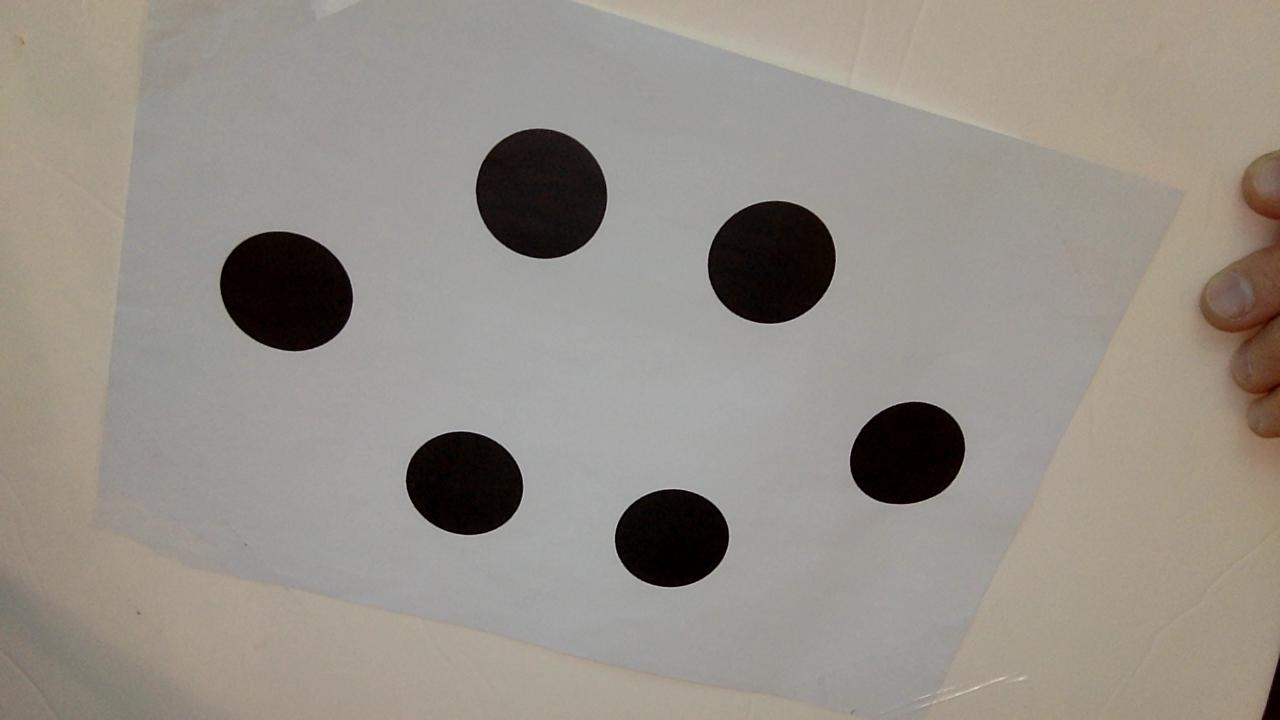
%> input picture realtime/3.jpg, 1280 x 720 px
$ octave PPTImg.m   (GNU Octave 9; MATLAB toolbox functions it lacks are replaced by stand-ins)
%> lines starting %> are read from the running program, lines starting %| are printed output that depends on the picture; in (x1, y1, x2, y2) boxes, pixels count from 0 and x2, y2 are one past the last pixel; in counts of white or black regions, pixels touching at a corner belong together; the program's own positions count from 1

%% Image acquisition
    imgOriginal = imread('PPTImg/3.jpg');
%> imgOriginal is the input picture: size 720x1280x3 uint8; mean R, G, B 149.8, 143.7, 135.9

% Image pre-processing
    % Process the image in order to remove the background and therefore to allow a good thresholding
    imgGray    = rgb2gray(imgOriginal);
    imgGrayInv = 255 - imgGray;
    imgEroded  = imerode(imgGrayInv, strel('disk',80));
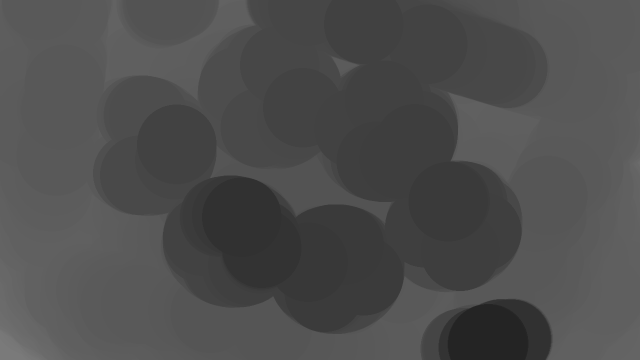
%> imgEroded: size 720x1280 uint8 (shown at 1/2 size); min 36, max 122, mean 77.9
    imgDilated = imdilate(imgEroded, strel('disk',80));
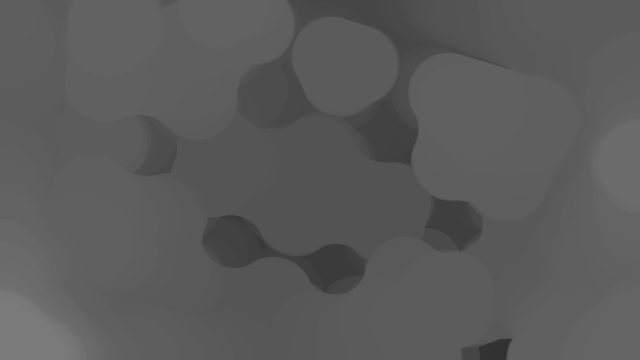
%> imgDilated: size 720x1280 uint8 (shown at 1/2 size); min 36, max 122, mean 90.7
    imgBackground = imgDilated;              % Get the background of image in order to have a better binary image
    imgFront   = imsubtract(imgGrayInv, imgBackground);
    imgFrontAdjust   = imadjust(imgFront);
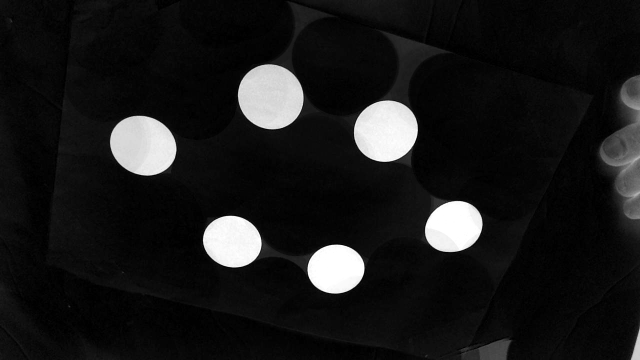
%> imgFrontAdjust: size 720x1280 uint8 (shown at 1/2 size); min 0, max 255, mean 25.4
    % Create a binary version of the image
    level      = graythresh(imgFrontAdjust);
%> level = 0.471
    imgBinarized = imbinarize(imgFrontAdjust, level*1.2);
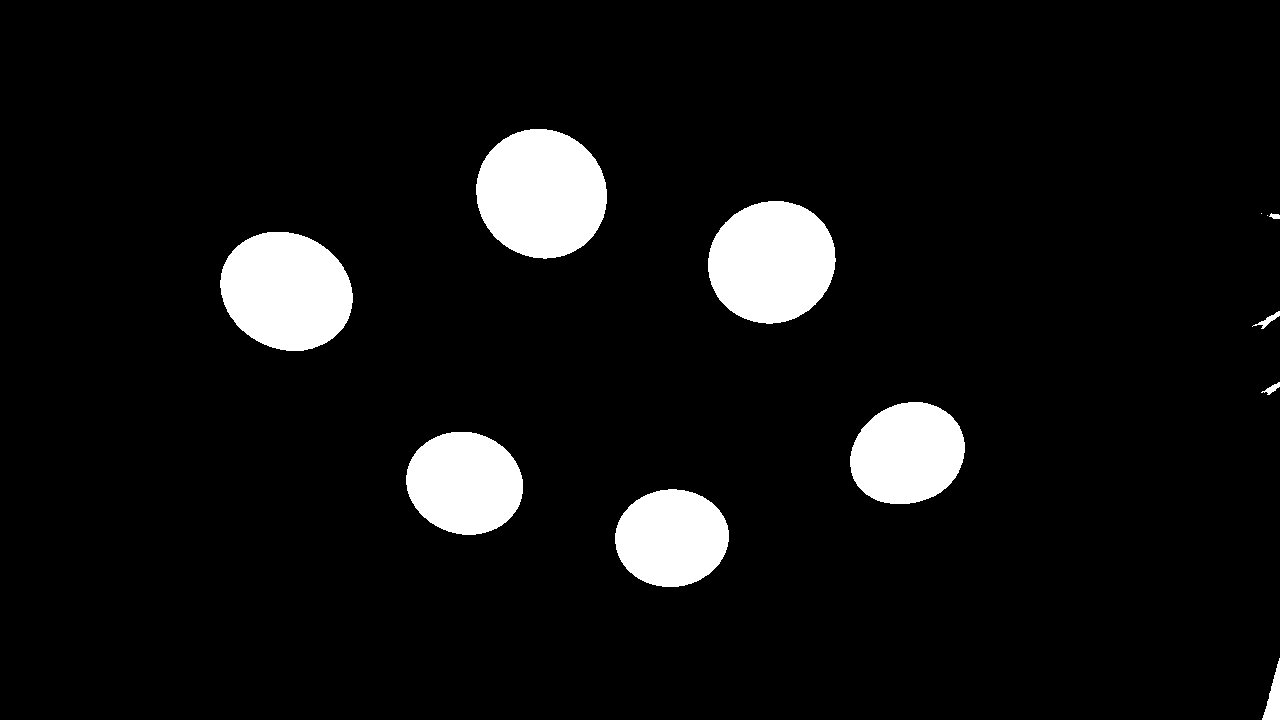
%> imgBinarized: size 720x1280 logical; 7.2% white; 12 white regions (2 under 20 px), largest, box (x1, y1, x2, y2) and area: (476, 129, 607, 259) 13296, (220, 232, 353, 351) 12291, (708, 201, 836, 324) 12249
    imgBinarized = imclose(imgBinarized, strel('disk', 5));

figure(1);
imshow(imgOriginal);
title('Original Image', 'fontsize', 20);
print('PPTImg/imgOriginal.png', '-dpng', '-r300');

figure(2);
imshow(imgGray);
title('Grayscale Image', 'fontsize', 20);
print('PPTImg/imgGray.png', '-dpng', '-r300');

figure(3);
imshow(imgGrayInv);
title('Invert GrayScale Image', 'fontsize', 20);
print('PPTImg/imgGrayInv.png', '-dpng', '-r300');

figure(4);
imshow(imgEroded);
title('Eroded Image', 'fontsize', 20);
print('PPTImg/imgEroded.png', '-dpng', '-r300');

figure(5);
imshow(imgDilated);
title('Dilated Image', 'fontsize', 20);
print('PPTImg/imgDilated.png', '-dpng', '-r300');

figure(6);
imshow(imgFront);
title('Front Image', 'fontsize', 20);
print('PPTImg/imgFront.png', '-dpng', '-r300');

figure(7);
imshow(imgFrontAdjust);
title('High Contrast Front Image', 'fontsize', 20);
print('PPTImg/imgFrontAdjust.png', '-dpng', '-r300');

figure(8);
imshow(imgBinarized);
title('Binarized Image', 'fontsize', 20);
print('PPTImg/imgBinarized.png', '-dpng', '-r300');

close all;

$ run again, with realtime/1.jpg copied over realtime/3.jpg
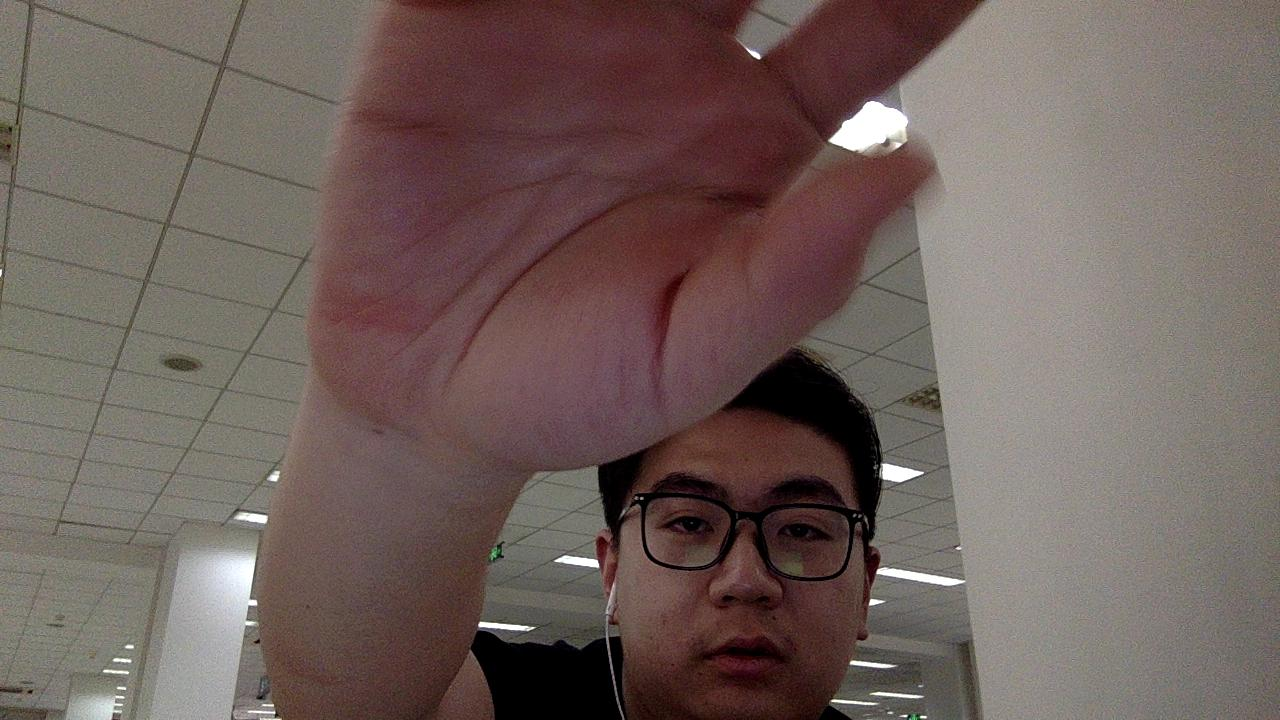
%> input picture realtime/1.jpg, 1280 x 720 px
%> imgOriginal is the input picture: size 720x1280x3 uint8; mean R, G, B 111.4, 96, 91.3
%> `imgFrontAdjust   = imadjust(imgFront);`:
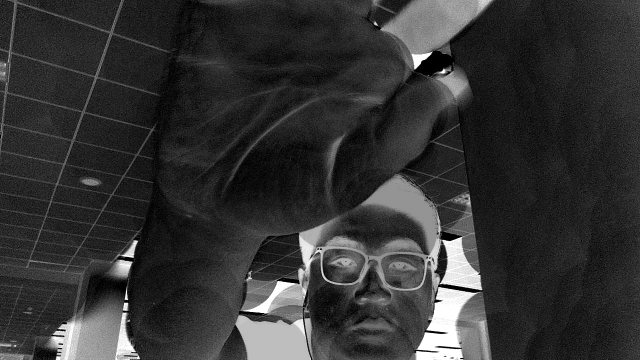
%> imgFrontAdjust: size 720x1280 uint8 (shown at 1/2 size); min 0, max 255, mean 50.9
%> level = 0.398
%> `imgBinarized = imclose(imgBinarized, strel('disk', 5));`:
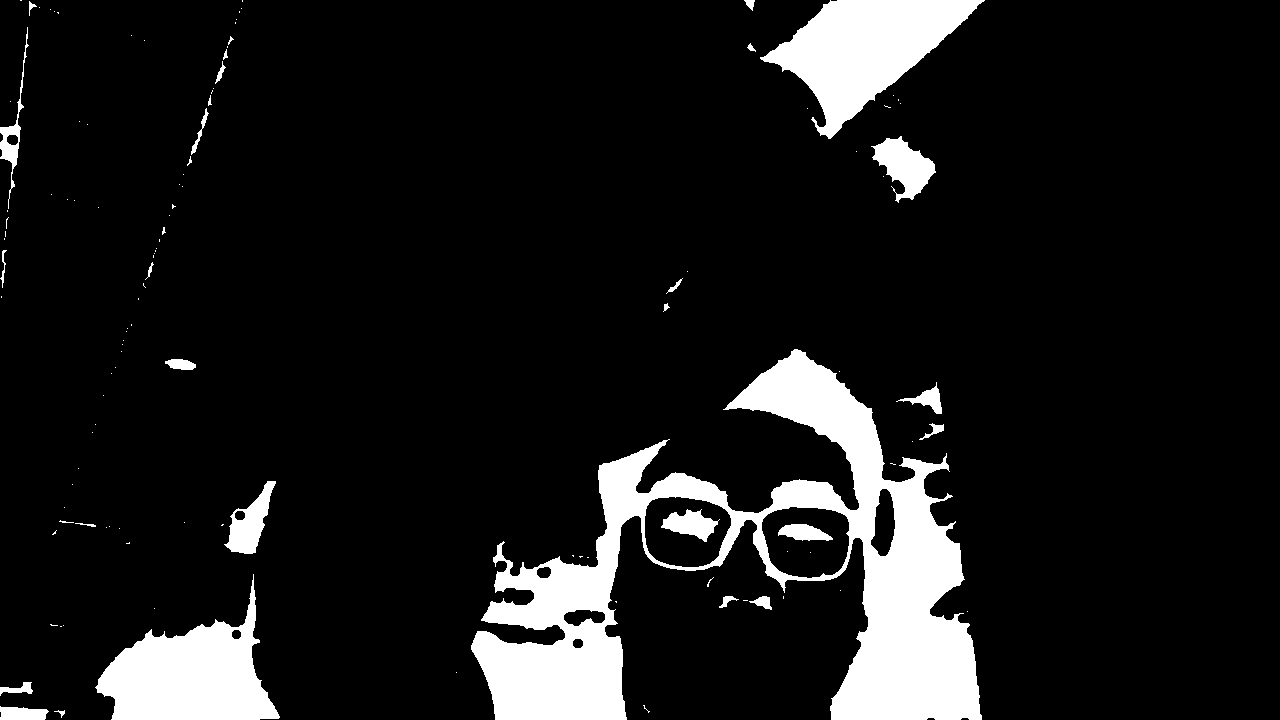
%> imgBinarized: size 720x1280 logical; 10.5% white; 120 white regions (90 under 20 px), largest, box (x1, y1, x2, y2) and area: (471, 349, 982, 720) 60218, (760, 0, 985, 139) 14349, (95, 574, 280, 720) 13441

$ run again, with realtime/10.jpg copied over realtime/3.jpg
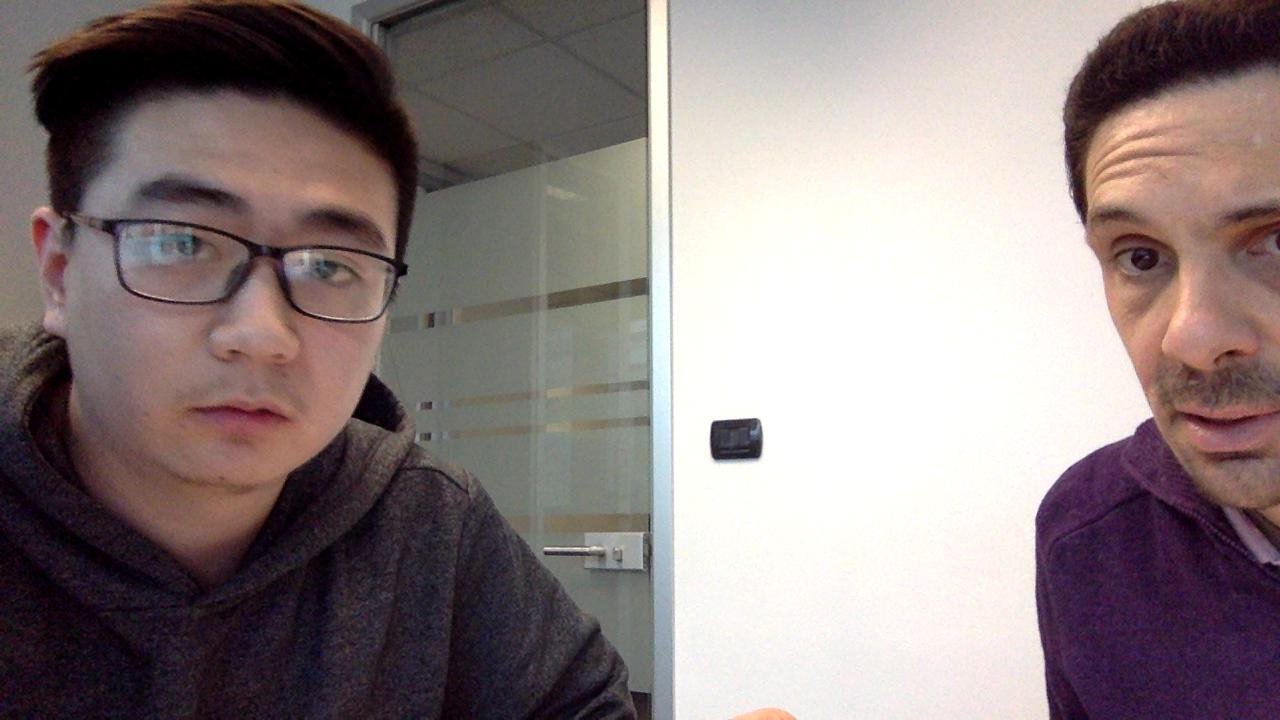
%> input picture realtime/10.jpg, 1280 x 720 px
%> imgOriginal is the input picture: size 720x1280x3 uint8; mean R, G, B 140.3, 127.9, 127.9
%> `imgFrontAdjust   = imadjust(imgFront);`:
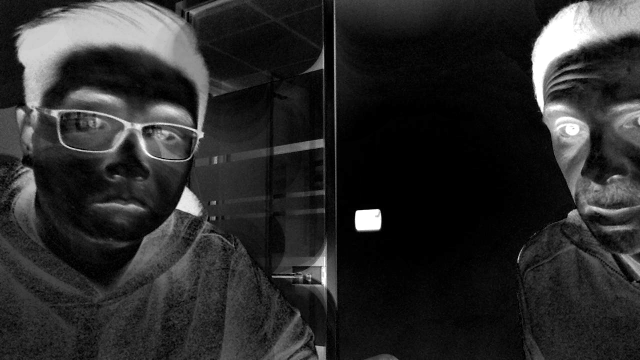
%> imgFrontAdjust: size 720x1280 uint8 (shown at 1/2 size); min 0, max 255, mean 43.2
%> level = 0.367
%> `imgBinarized = imclose(imgBinarized, strel('disk', 5));`:
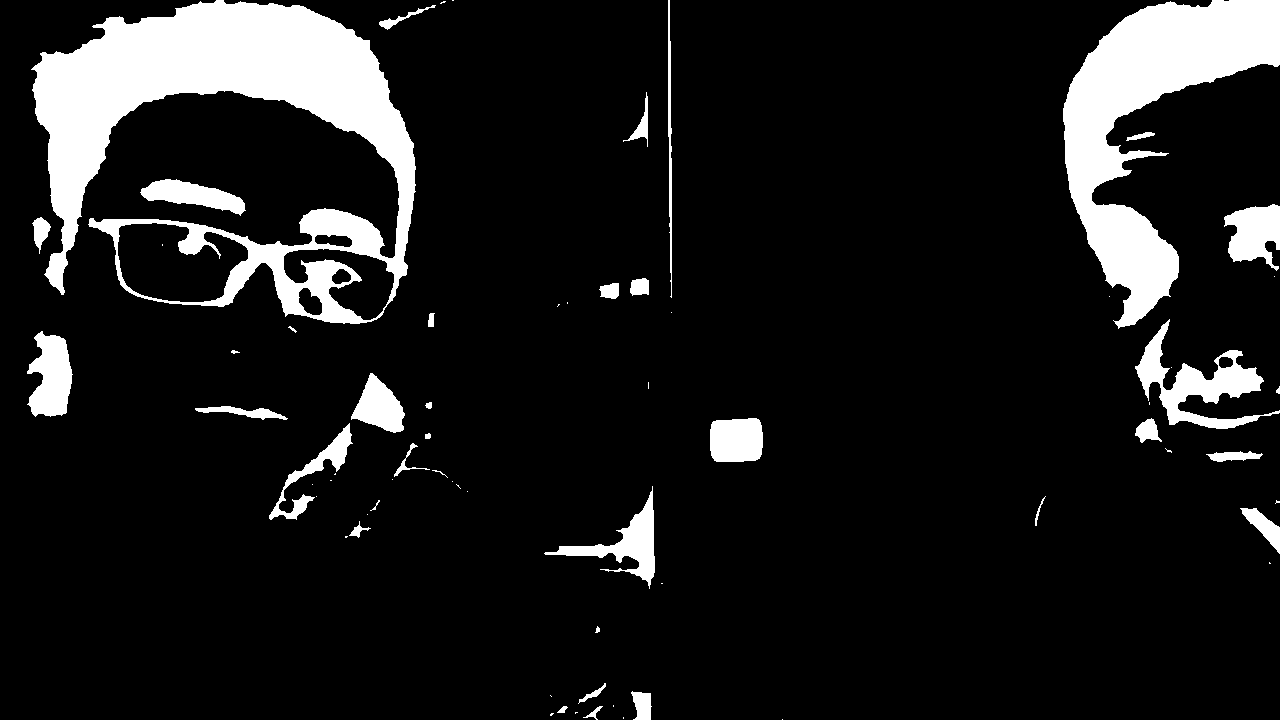
%> imgBinarized: size 720x1280 logical; 11.2% white; 68 white regions (31 under 20 px), largest, box (x1, y1, x2, y2) and area: (31, 0, 416, 324) 49815, (1063, 0, 1280, 329) 27666, (1135, 319, 1280, 429) 4893
